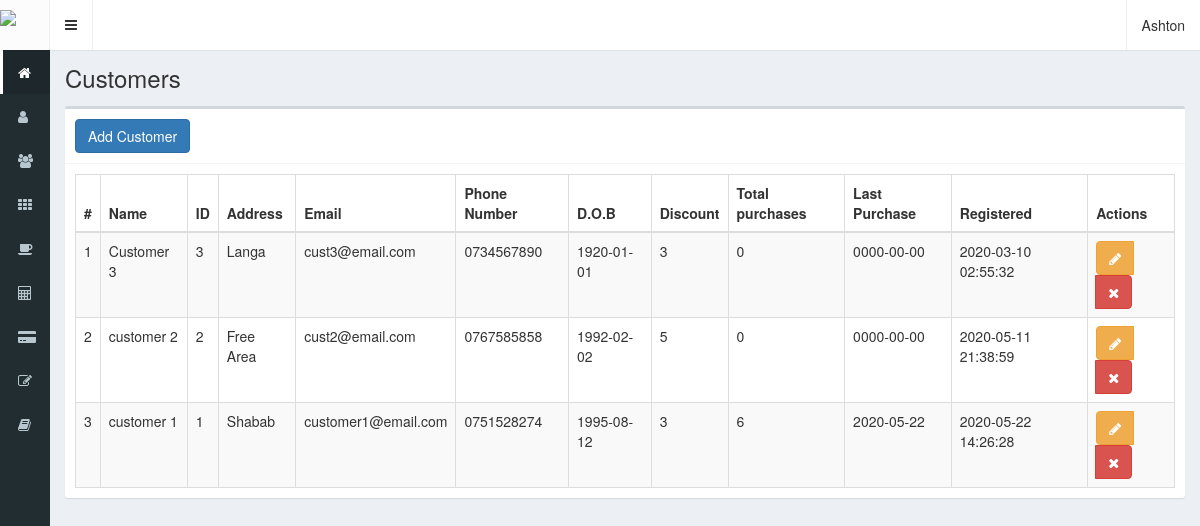
Screenshot of /customers (signed in) with the database file from the repository.
### tables this page shows
CREATE TABLE `customers` (
  `id` int NOT NULL,
  `name` text NOT NULL,
  `idNumber` bigint NOT NULL,
  `address` text NOT NULL,
  `email` text NOT NULL,
  `mobile` text NOT NULL,
  `dob` date NOT NULL,
  `discount` int NOT NULL,
  `purchases` int NOT NULL,
  `lastPurchase` date NOT NULL,
  `registerDate` timestamp NOT NULL DEFAULT CURRENT_TIMESTAMP
);

### controllers/template.controller.php (called while the page is built)
<?php
class TemplateController {
	public function TemplatesController(){
		include "views/template.php";
	}
}

### index.php (called while the page is built, shortened)
<?php
require_once "controllers/template.controller.php";
require_once "controllers/users.controller.php";
require_once "controllers/customers.controller.php";
require_once "controllers/opentables.controller.php";
require_once "models/customer.model.php";
$template = new TemplateController();
$template -> TemplatesController();

### controllers/customers.controller.php (called while the page is built, shortened)
<?php
class CustomerController{
    public static function ShowCustomerController($item, $value){
		$table = "customers";
		$answer = CustomersModel::ShowCustomersModel($table, $item, $value);
		return $answer;
	}
}

### models/connection.php (called while the page is built)
<?php
class Connection{
	public static function connect(){
		$link = new PDO("mysql:host=localhost;dbname=restaurantpos", "root", "");
        $link->setAttribute(PDO::ATTR_ERRMODE, PDO::ERRMODE_EXCEPTION);
		$link -> exec("set names utf8");
		return $link;
	}
}

### models/customer.model.php (called while the page is built, shortened)
<?php
require_once "connection.php";
class CustomersModel{
    public static function ShowCustomersModel($table, $item, $value){
		if($item != null){
			$stmt = Connection::connect()->prepare("SELECT * FROM $table WHERE $item = :$item");
			$stmt -> bindParam(":".$item, $value, PDO::PARAM_STR);
			$stmt -> execute();
			return $stmt -> fetch();
		}else{
			$stmt = Connection::connect()->prepare("SELECT * FROM $table");
			$stmt -> execute();
			return $stmt -> fetchAll();
		}
    }
}

### views/modules/customers.php (the view, shortened to what this page needs)
<div class="content-wrapper">
  <section class="content-header">
    <h1>
      Customers
    </h1>
  </section>
  <section class="content">
    <div class="box">
      <div class="box-header with-border">
        <button class="btn btn-primary" data-toggle="modal" data-target="#addCustomer">
        Add Customer
        </button>
      </div>
      <div class="box-body">
        <table class="table table-bordered table-striped dt-responsive tables" width="100%">
          <thead>
           <tr>
             <th style="width:10px">#</th>
             <th>Name</th>
             <th>ID</th>
             <th>Address</th>
             <th>Email</th>
             <th>Phone Number</th>
             <th>D.O.B</th>
             <th>Discount</th>
             <th>Total purchases</th>
             <th>Last Purchase</th>
             <th>Registered</th>
             <th>Actions</th>
           </tr>
          </thead>
          <tbody>
          <?php
            $item = null;
            $valor = null;
            $Customers = CustomerController::ShowCustomerController($item, $valor);
            foreach ($Customers as $key => $value) {
              echo '<tr>
                      <td>'.($key+1).'</td>
                      <td>'.$value["name"].'</td>
                      <td>'.$value["idNumber"].'</td>
                      <td>'.$value["address"].'</td>
                      <td>'.$value["email"].'</td>
                      <td>'.$value["mobile"].'</td>
                      <td>'.$value["dob"].'</td>
                      <td>'.$value["discount"].'</td>
                      <td>'.$value["purchases"].'</td>
                      <td>'.$value["lastPurchase"].'</td>
                      <td>'.$value["registerDate"].'</td>
                      <td>
                        <div class="btn-group">
                          <button class="btn btn-warning btnEditCustomer" data-toggle="modal" data-target="#modEditCustomer" idCustomer="'.$value["id"].'"><i class="fa fa-pencil"></i></button>';
                          if ($_SESSION["profile"] == "administrator") {
                          echo '<button class="btn btn-danger btnDeleteCustomer" idCustomer="'.$value["id"].'"><i class="fa fa-times"></i></button>';
                          }
                        echo '</div>
                      </td>
                    </tr>';
              }
          ?>
          </tbody>
        </table>
      </div>
    </div>
  </section>
</div>

### rows the page displays
customers: name "Customer 3", idNumber "3", address "Langa", email "cust3@email.com", mobile "0734567890", dob "1920-01-01", discount "3", purchases "0", lastPurchase "0000-00-00", registerDate "2020-03-10 02:55:32"
customers: name "customer 2", idNumber "2", address "Free Area", email "cust2@email.com", mobile "0767585858", dob "1992-02-02", discount "5", purchases "0", lastPurchase "0000-00-00", registerDate "2020-05-11 21:38:59"
customers: name "customer 1", idNumber "1", address "Shabab", email "customer1@email.com", mobile "0751528274", dob "1995-08-12", discount "3", purchases "6", lastPurchase "2020-05-22", registerDate "2020-05-22 14:26:28"

### other values shown
$_SESSION["name"] "Ashton"
